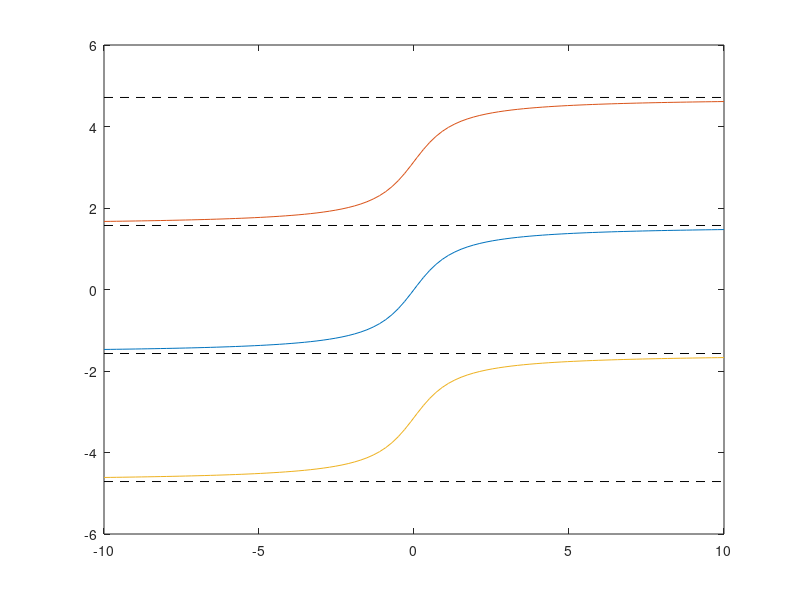
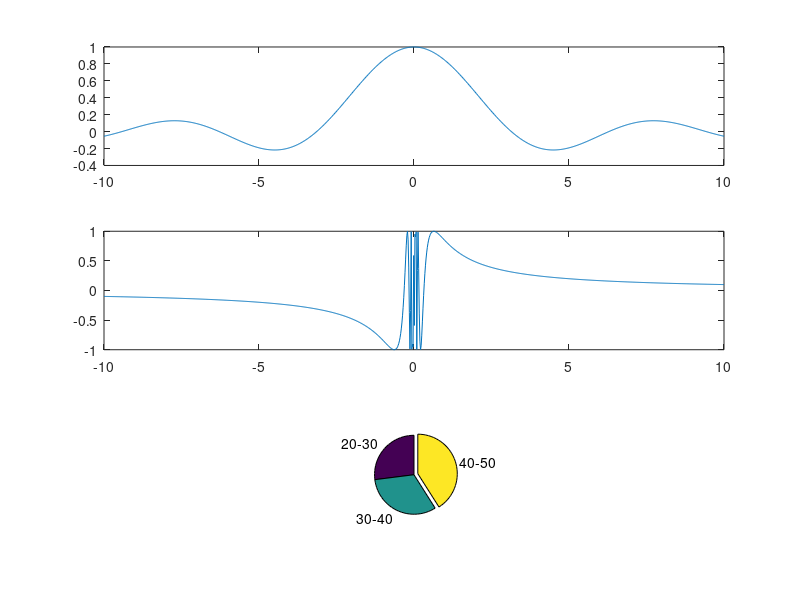
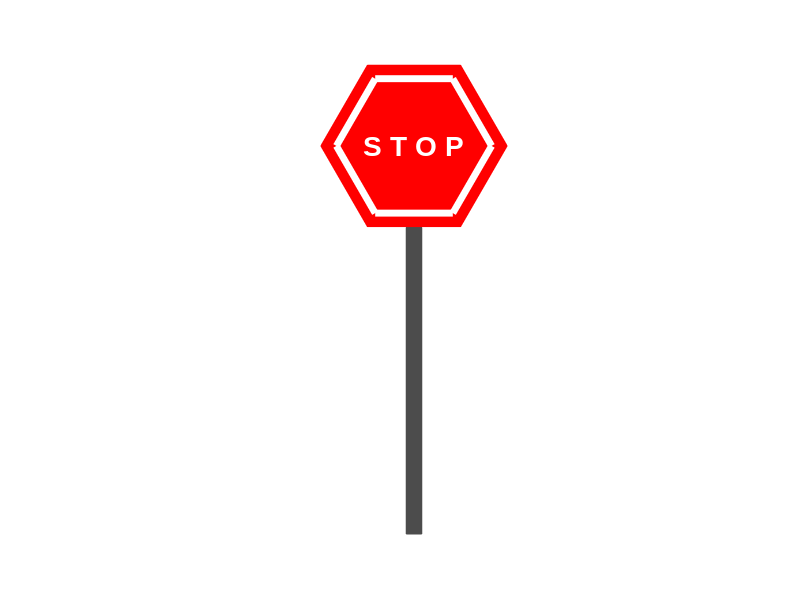
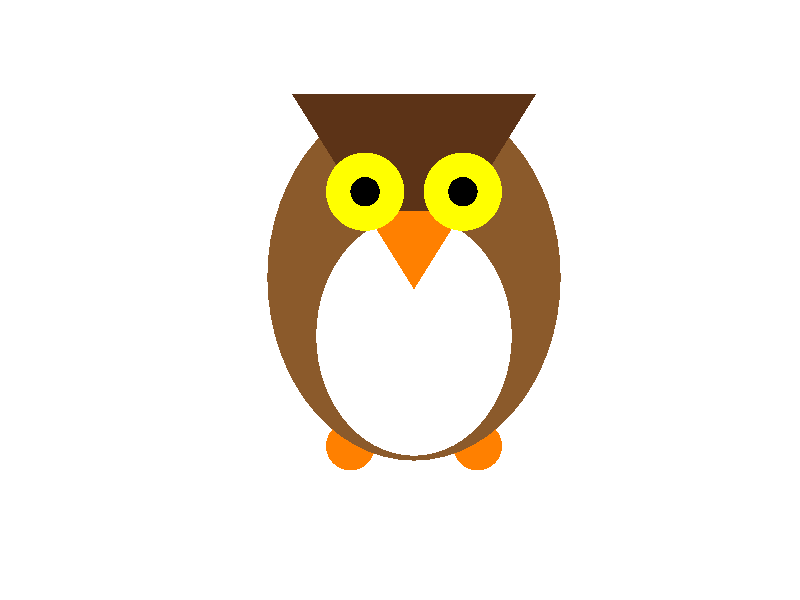

Recreate these plots in MATLAB, in order. (Note: this script raises an error after producing the figures.)
%% Problem 1
clc
atan(1)*180/pi
atan2(1,1)*180/pi
atan2(-1,-1)*180/pi

x = linspace(-10, 10);
plot(x, atan(x), x, atan(x)+pi, x, atan(x)-pi)
ylim([-6, 6])
arrayfun(@(y) line('XData', [-10, 10], 'YData', y*[1, 1], 'LineStyle', '--'),...
    -pi/2 + pi*(-1:2))

%% Problem 2

% finite results (numers)
disp([0/1, 0/Inf, 1^0, 0^1, 0^0, 0^Inf, Inf^0])

% infinite results
disp([1/0, -1/0, Inf/0, Inf+Inf, Inf^Inf])

% not numbers
disp([0/0, Inf/Inf, Inf-Inf, 0*Inf, 1^Inf])


%% Problem 3
clc

x = 3;
y = 7;

(x^2-y^2)/(x^3*y)
x^y - y^x
sin(pi*(x+y)) - sqrt(y-x)
log(y)/log(x)
exp(x) + exp(-x) - 2*cosh(x)
y^(1/x)

%% Problem 4
clc
mile2km = 1.60934;
x = input('Enter the distance in miles: ');
disp([num2str(x), ' miles = ', num2str(mile2km*x), ' km'])

%% Problem 5
clc
format long
uint8(5-17)
['M', 65, 84, 76, 65, 66]
int8(1-2^10)
1+0.1*eps
1+100*eps
format short

%% Problem 6
clc
0:2:20
11:-2:-11
10.^(-3:5)
2.^(0:10)
(-1).^(0:19)
linspace(0,1,6)
linspace(0, 6*2*pi/7, 8)

%% Problem 7
char(cumsum([99, 16, -10, 2, -1, -9, -33, 39, 6, -12, 8, 3, -62, 53, 12, -2]))

%% Problem 8
clc
X = randi([-10, 30], 1, 20);

X(X<0)
X(X>=7)
X(X>-5 & X<=12)
X(mod(X,2)==1)
X(mod(X,3)==0 | mod(X,7)==0)
X(mod(360,X)==0)

%% Problem 9
clc
sumN = @(n) sum(1:n);
sumN2 = @(n) sum((1:n).^2);
fact = @(n) prod(1:n); 
binom = @(n,k) prod((k+1):n)./prod(1:(n-k));
ln2 = @(n) sum(1./(1:n).*((-1).^(0:(n-1))));
solveQuad = @(a,b) [(-a + sqrt(a.^2 - 4*b)); (-a - sqrt(a.^2 - 4*b))]'/2 ;
cumAvr = @(x) cumsum(x)./(1:length(x));
first = @(x) x(1);
rest = @(x) x(2:end);
take = @(x,m) x(1:m);
drop = @(x,m) x((m+1):end);

%% Problem 10
clc
repmat(flipdim(eye(2), 2), 2, 3)
2*diag(ones(1,4)) + 5*diag(ones(1,3),1) + 7*diag(ones(1,3),-1)
(1:4)'*ones(1,4)
reshape([1:12; zeros(1, 12)], 6, [])
padarray(ones(2,3),[1, 2])
[[zeros(2, 3); 2*ones(2, 3); zeros(2, 3)], 3*ones(6, 2), [ones(3, 2); 5*ones(3, 2)]]

%% Problem 11
clc
(1:10)'*(1:10)
mod((1:10)'*(1:10), 11)


%% Problem 12
clc
X = randi([0, 50], [5, 6])

max(X)
min(X, [], 2)   % or min(X')'
sum(X, 2)
sum(X(:,2:2:end),2)
X(:,1)+X(:,end)
X(mod(X,2)==0)
sum(sum(X==0))
max(max(X))

take = @(x,m) x(1:m);
take(sort(X(:)), 3)

%% Problem 13
clc
take = @(x,m) x(1:m);
n = 30;
% row 1: ID
% row 2: sex    # male(1), female(2)
% row 3: age    # 20 -- 50
% row 4: score  # 0 -- 1

S = [1:n;
    randi([1, 2], 1, n);
    randi([20, 50], 1, n);
    rand([1, n])]'

S(S(:,2) == 2, 1)

[~, idx] = sort(S(:,3));
X = idx(S(:,2) == 1)
S(X(1),1)

S(S(:,4)>=0.5,1)

mean(S(:,4))
std(S(:,4))

mean(S(S(:,4)<=0.2,3))

sum(S(:,2)==1) / sum(S(:,2)==2)

S(S(:,3)>35,1)

mean(S(S(:,3) < 37 & S(:,2)==1, 4))

X = S(:,4) >= 0.7;
sum(S(X,2)==1) / sum(S(X,2)==2)

S(S(:,2)==1 & (S(:,3)<=0.3 | S(:,2) < 40), 1)

%% Problem 14
%% round table
clc
table = randi([0, 1], 1, 10)
circshift(table, [0, 1]) + ...
circshift(table, [0, 2]) + ...
circshift(table, [0, -1]) + ...
circshift(table, [0, -2])

%% not round table
clc
table = randi([0, 1], 1, 10)
table = padarray(table, [0, 2]);
nb = circshift(table, [0, 1]) + ...
circshift(table, [0, 2]) + ...
circshift(table, [0, -1]) + ...
circshift(table, [0, -2]);
nb(1:2) = [];
nb(end-1:end) = [];
nb


%% Problem 15
figure()
x = linspace(-10,10,1000);

subplot(3, 1, 1)
plot(x, sin(x)./x)

x = linspace(-10,10,1000);
subplot(3, 1, 2)
plot(x, sin(1./x))


subplot(3, 1, 3)
x = linspace(0,10,1000);
plot(x, x.^2.*exp(-x).*cos(5*x))


%% Problem 16
clc
n = 100;
hist(sum(randi([1, 6], [2, n])), 2:12)

%% Problem 17
clc
age = randi([20, 50], 1, n);
groups = arrayfun(@(k) sum(age < k + 10 & age >= k), 20:10:40);
groups(end) = groups(end) + sum(age==50);
groups = groups/sum(groups)
pie(groups, groups == max(groups), {'20-30', '30-40', '40-50'});

%% Problem 18
close all
screenSize = get(0, 'ScreenSize')
screenSize(1:2) = [];
t = screenSize/3;
arrayfun(@(x, y) figure(...
                    'Position', [[x, y].*t, t],...
                    'MenuBar', 'none'),...
         [0, 2, 1, 0, 2], [2, 2, 1, 0, 0]);
     
%% Problem 19

% STOP

% making a new figure
screenSize = get(0, 'ScreenSize');
screenSize(1:2) = [];
figure('MenuBar', 'no',...
       'Color', [1, 1, 1],...
       'Name', 'STOP',...
       'NumberTitle', 'off',...
       'NextPlot', 'add',...
       'Position', [(screenSize-250*[1, 2])/2, 250*[1, 2]])
   
% making a new axes
axes('Visible', 'off',...
     'DataAspectRatio', [1 1 1],...
     'XLim', [-1.5, 1.5],...
     'YLim', [-5, 1.3])

% points of the regular 6-gon
xs = cos(linspace(0,2*pi,7));
ys = sin(linspace(0,2*pi,7));

rectangle('Position', [-0.1 -5 0.2 3.95],...
          'FaceColor', [0.3, 0.3, 0.3],...
          'EdgeColor', [0.3, 0.3, 0.3]);

% Sign
% outer
patch('XData', 1.2*xs,...
      'YData', 1.2*ys,...
      'EdgeColor', [1, 0, 0],...
      'FaceColor', [1, 0, 0]);
% inner
patch('XData', xs,...
      'YData', ys,...
      'LineWidth', 5,...
      'EdgeColor', [1, 1, 1],...
      'FaceColor', [1, 0, 0]);

% STOP text
text('String', 'S T O P',...
    'Position', [0, 0],...
     'FontSize', 20, ...
     'Color', [1, 1, 1], ...
     'FontName', 'Arial',...
     'FontWeight', 'Bold',...
     'HorizontalAlignment', 'center');


%%  Owl
% 

% making a new figure
screenSize = get(0, 'ScreenSize');
screenSize(1:2) = [];
figure('MenuBar', 'no',...
       'Color', [1, 1, 1],...
       'Name', 'Owl',...
       'NumberTitle', 'off',...
       'NextPlot', 'add',...
       'Position', [(screenSize-500*[1, 1])/2, 500*[1, 1]])
 
% new axes
axes('Visible', 'off',...
     'DataAspectRatio', [1 1 1])

% colours:
brown_light = [139, 90, 43]/255; 
brown_dark = [92, 51, 23]/255;
orange = [1 0.5 0];
yellow = [1 1 0];

% left foot
rectangle('Position', [-1.8, 1.3, 1, 1],...
          'Curvature', [1, 1],...
          'FaceColor', orange,...
          'EdgeColor', 'none')
% right foot
rectangle('Position', [0.8, 1.3, 1, 1],...
          'Curvature', [1, 1],...
          'FaceColor', orange,...
          'EdgeColor', 'none')
% body
rectangle('Position', [-3, 1.5, 6, 7.5],...
          'Curvature', [1, 1],...
          'FaceColor', brown_light,...
          'EdgeColor', 'none')
% white front
rectangle('Position', [-2, 1.6, 4, 4.9],...
          'Curvature', [1, 1],...
          'FaceColor', [1, 1, 1],...
          'EdgeColor', 'none')
% head
patch('XData',[0, 2.5, -2.5],...
      'YData', [5, 9, 9],...
      'FaceColor', brown_dark,...
      'EdgeColor', 'none')
% beak
patch('XData',[0, 1, -1],...
      'YData', [5, 6.6, 6.6],...
      'FaceColor', orange,...
      'EdgeColor', 'none')
% left eye
rectangle('Position', [-1.8, 6.2, 1.6, 1.6],...
          'Curvature', [1, 1],...
          'FaceColor', yellow,...
          'EdgeColor', 'none')
% left pupil
rectangle('Position', [-1.3, 6.7, 0.6, 0.6],...
          'Curvature', [1, 1],...
          'FaceColor', [0, 0, 0],...
          'EdgeColor', 'none')
% right eye
rectangle('Position', [0.2, 6.2, 1.6, 1.6],...
          'Curvature', [1, 1],...
          'FaceColor', yellow,...
          'EdgeColor', 'none')
% right pupil
rectangle('Position', [0.7, 6.7, 0.6, 0.6],...
          'Curvature', [1, 1],...
          'FaceColor', [0, 0, 0],...
          'EdgeColor', 'none')
      
%% Problem 20
clc
time = clock;
hour = mod(time(4)-1, 12)+1;
minute = time(5);
second = time(6);

%%
close all
clear all
hour = 12;
minute = 1;
second = 50;


s = linspace(0,2*pi);
t = linspace(0, 2*pi, 13) - pi/3;
t(end) = [];

% making a new figure
screenSize = get(0, 'ScreenSize');
screenSize(1:2) = [];
figure('MenuBar', 'no',...
       'Color', [1, 1, 1],...
       'Name', 'Clock',...
       'NumberTitle', 'off',...
       'NextPlot', 'add',...
       'Position', [(screenSize-500*[1, 1])/2, 500*[1, 1]])
 
% new axes
axes('Visible', 'off',...
     'DataAspectRatio', [1 1 1],...
     'NextPlot', 'add',...
     'XLim', 1.1*[-1, 1],...
     'YLim', 1.1*[-1, 1])

patch(...
    'XData', cos(s),...
    'YData', sin(s),...
    'FaceColor', 0.75*[1, 1, 0],...
    'EdgeColor', 0.3*[1, 1, 0],...
    'LineWidth', 5)
t = linspace(0,2*pi, 500);
plot((0.85+0.08*cos(24*t)).*sin(t), (0.85+0.08*cos(24*t)).*cos(t),...
    'Color', [1, 1, 1],...
    'LineWidth', 1.5)
patch(...
    'XData', 0.7*cos(s),...
    'YData', 0.7*sin(s),...
    'FaceColor', 0.7*[1, 1, 0],...
    'EdgeColor', 'none')

% numbers
circle = @(c, r) patch(...
    'XData', c(1) + r*cos(s),...
    'YData', c(2) + r*sin(s),...
    'FaceColor', 0.4*[1, 1, 0],...
    'EdgeColor', [1, 1, 1],...
    'LineWidth', 2);

arrayfun(@(t) circle(0.85*[cos(t), -sin(t)], 0.1), t)
arrayfun(@(t, h) text(...
    'Position', 0.85*[cos(t), -sin(t)],...
    'String', num2str(h),...
    'Color', [1, 1, 1],...
    'FontWeight', 'bold',...
    'FontName', 'Times',...
    'FontSize', 16,...
    'VerticalAlignment', 'middle',...
    'HorizontalAlignment', 'center'),...
    t, 1:12)

rot = @(t, u) [cos(t), -sin(t); sin(t), cos(t)]*u;

% minute hand
xdata = [0.08, 0.01, -0.01, -0.08];
ydata = 0.8*[0, 1, 1, 0];
t = -2*pi*(minute/60 + second/60/60);
rot_data = rot(t, [xdata;ydata]);
xdata = rot_data(1,:);
ydata = rot_data(2,:);
patch(...
    'XData', xdata,...
    'YData', ydata,...
    'FaceColor', 0.5*[1, 1, 0],...
    'EdgeColor', 'none')

patch(...
    'XData', 0.08*cos(s),...
    'YData', 0.08*sin(s),...
    'FaceColor', 0.5*[1, 1, 0],...
    'EdgeColor', 'none')

% hour hand
xdata = [0.05, 0.01, -0.01, -0.05];
ydata = 0.6*[0, 1, 1, 0];
t = -2*pi*(hour/12+minute/60/12);
rot_data = rot(t, [xdata;ydata]);
xdata = rot_data(1,:);
ydata = rot_data(2,:);
patch(...
    'XData', xdata,...
    'YData', ydata,...
    'FaceColor', 0.3*[1, 1, 0],...
    'EdgeColor', 'none')
patch(...
    'XData', 0.05*cos(s),...
    'YData', 0.05*sin(s),...
    'FaceColor', 0.3*[1, 1, 0],...
    'EdgeColor', 'none')

% second hand
xdata = [0, 0];
ydata = [0, 0.7];
t = -2*pi*second/60;
rot_data = rot(t, [xdata;ydata]);
xdata = rot_data(1,:);
ydata = rot_data(2,:);

line(...
    'Color', [1, 1, 1],...
    'LineWidth', 3,...
    'XData', xdata,...
    'YData', ydata)

% centre disk
patch(...
    'XData', 0.03*cos(s),...
    'YData', 0.03*sin(s),...
    'FaceColor', 0.1*[1, 1, 0],...
    'EdgeColor', 'none')


 
 